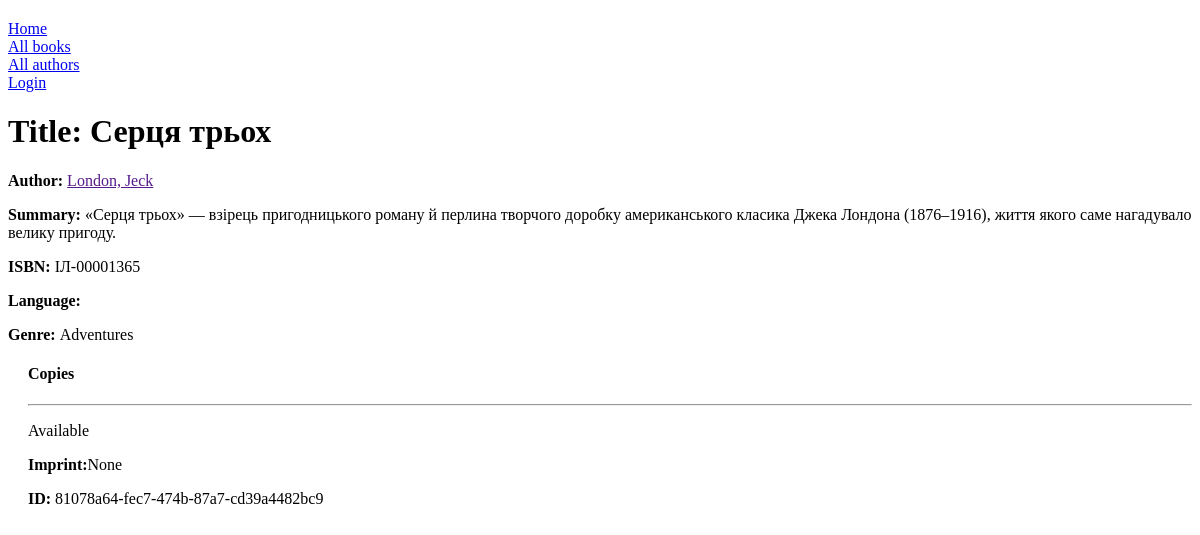
The page /catalog/book/1 on the database as committed earlier.
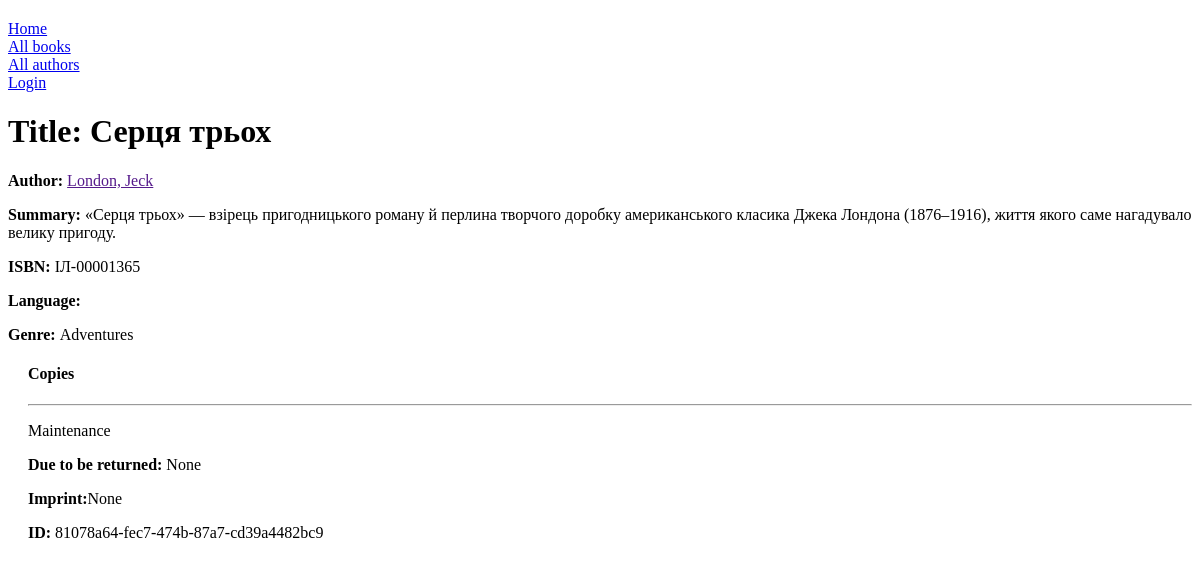
The same page on the database as committed later.
### catalog/models.py (models this page shows, shortened)
class Book(models.Model):
    title = models.CharField(max_length=200)
    author = models.ForeignKey('Author', on_delete=models.SET_NULL, null=True)
    summary = models.TextField(max_length=1000, help_text="Enter a brief description of the book")
    isbn = models.CharField('ISBN', max_length=13, unique=True, help_text='13 Character <a href="https://www.isbn-international.org/content/what-isbn">ISBN number</a>')
    genre = models.ManyToManyField(Genre, help_text='Select a genre for this book')
    def display_genre(self):
        return ', '.join(genre.name for genre in self.genre.all()[:3])
    display_genre.short_description = 'Genre'

class Author(models.Model):
    first_name = models.CharField(max_length=100)
    last_name = models.CharField(max_length=100)
    date_of_birth = models.DateField(null=True, blank=True)
    date_of_death = models.DateField('Died', null=True, blank=True)
    class Meta:
        ordering = ['first_name', 'last_name']
    def __str__(self):
        return f'{self.last_name}, {self.first_name}'

class Genre(models.Model):
    name = models.CharField(max_length=200,
                            help_text="Enter a book genre")
    def __str__(self):
        return self.name

class BookInstance(models.Model):
    id = models.UUIDField(primary_key=True, default=uuid.uuid4, help_text='Unique ID for this particular book across whole library')
    book = models.ForeignKey(Book, on_delete=models.RESTRICT, null=True)
    imprint = models.CharField(max_length = 200)
    due_back = models.DateField(null=True, blank=True)
    borrower = models.ForeignKey(User, on_delete=models.SET_NULL, null = True, blank = True)
    LOAN_STATUS = (
        ('m', 'Maintenance'),
        ('o', 'On loan'),
        ('a', 'Available'),
        ('r', 'Reserved'),
    )
    status = models.CharField(
        max_length=1,
        choices=LOAN_STATUS,
        blank=True,
        default='m',
        help_text='Book availability',
    )
    class Meta:
        ordering = ['due_back']

### catalog/views.py (the view)
# urls.py: path('book/<int:primary_key>',views.book_detail_view, name='book-detail'),
def book_detail_view(request, primary_key):
    book = get_object_or_404(Book, pk=primary_key)
    return render(request, 'catalog/book_detail.html', context={'book': book})

### catalog/templates/catalog/book_detail.html (shortened to what this page needs)
{% extends "base_generic.html" %}
{% block content %}
    <h1>Title: {{book.title}} </h1>
    <p><strong>Author: </strong><a href="">{{book.author}}</a></p>
    <p><strong>Summary: </strong>{{book.summary}}</p>
    <p><strong>ISBN: </strong>{{book.isbn}}</p>
    <p><strong>Language: </strong>{{book.language}}</p>
    <p><strong>Genre: </strong>{{book.genre.all|join:","}}</p>
    <div style="margin-left: 20px; margin-top: 20px;">
        <h4>Copies</h4>
        {% for copy in book.bookinstance_set.all %}
        <hr>
        <p class="{% if copy.status == 'a' %}text-success
                    {% elif copy.status == 'm' %}text-danger
                    {% else %}text-warning
                    {%endif%}">
            {{copy.get_status_display}}
        </p>
        {% if copy.status != 'a' %}
        <p><strong>Due to be returned:</strong> {{copy.due_back}}</p>
        {% endif %}
        <p><strong>Imprint:</strong>{{copy.due_back}}</p>
        <p class="text-muted"><strong>ID: </strong>{{copy.id}}</p>
        {% endfor %}
    </div>
{% endblock %}

### catalog/templates/base_generic.html (shortened to what this page needs)
<!DOCTYPE html>
<html lang="en">
<head>
    <link res="stylesheet" href="https://cdn.jsdelivr.net/npm/bootstrap@4.5.3/dist/css/bootstrap.min.css">
    {% load static %}
    <link rel="stylesheet" href="{% static 'css/style.css' %}">
</head>
<body>
    <div class="conteiner-fluid">
        <div class="row">
            <div class="col-sm-2">
                {% block sider %}
                    <ul class="siderbar-nav">
                        <li><a href="{% url 'index' %}">Home</a></li>
                        <li><a href="{% url 'books' %}">All books</a></li>
                        <li><a href="{% url 'authors'%}">All authors</a></li>
                        {% if user.is_authenticated %}
                            <li>User: {{ user.get_username }}</li>
                            <li><a href="{% url 'logout' %}?next={{request.path}}">Logout</a></li>
                        {% else %}
                            <li><a href="{% url 'login' %}?next={{request.path}}">Login</a></li>
                        {% endif %}
                    </ul>
                {% endblock %}
            </div>
            <div class="col-sm-8">
                {% block content %}
                {% endblock %}
            </div>
        </div>
    </div>
</body>
</html>

### catalog/static/css/style.css (style rules this page uses)
.siderbar-nav { margin-top: 20px; padding: 0; list-style: none; }

Rows that differ between the two databases and show on the page:
changed BookInstance "None": status "Available" → "Maintenance"; due_back (not shown) → "None"
